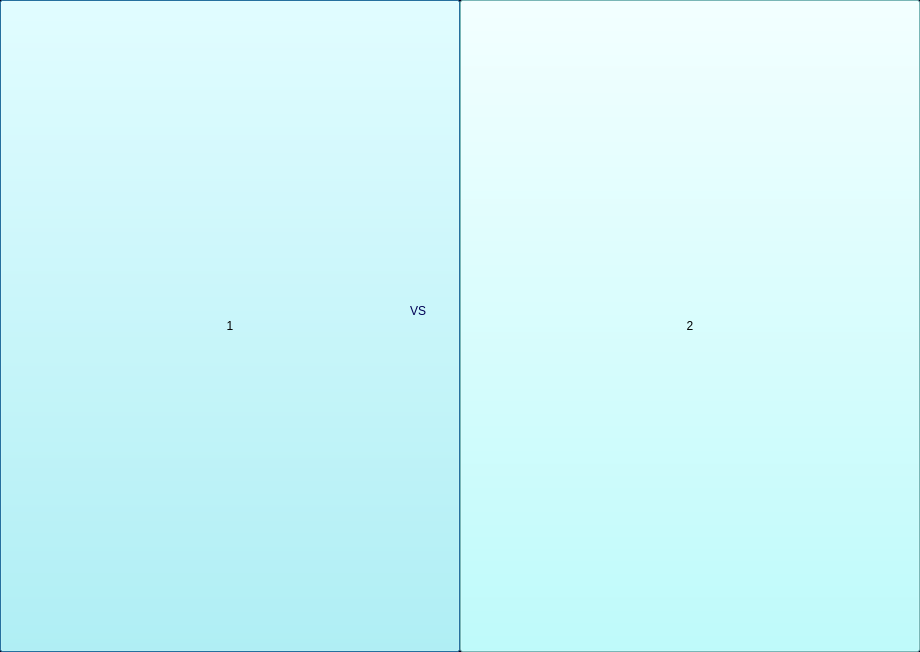
<?xml version="1.0" encoding="UTF-8"?>
<ui version="4.0">
 <class>Dialog</class>
 <widget class="QDialog" name="Dialog">
  <property name="geometry">
   <rect>
    <x>0</x>
    <y>0</y>
    <width>920</width>
    <height>652</height>
   </rect>
  </property>
  <property name="windowTitle">
   <string>Dialog</string>
  </property>
  <property name="styleSheet">
   <string notr="true">background-color: rgb(0, 0, 31);</string>
  </property>
  <widget class="QPushButton" name="Button_1">
   <property name="geometry">
    <rect>
     <x>0</x>
     <y>0</y>
     <width>460</width>
     <height>652</height>
    </rect>
   </property>
   <property name="styleSheet">
    <string notr="true">background-color: rgb(170, 255, 255);</string>
   </property>
   <property name="text">
    <string>1</string>
   </property>
  </widget>
  <widget class="QPushButton" name="Button_2">
   <property name="geometry">
    <rect>
     <x>460</x>
     <y>0</y>
     <width>460</width>
     <height>652</height>
    </rect>
   </property>
   <property name="styleSheet">
    <string notr="true">background-color: rgb(170, 255, 255);</string>
   </property>
   <property name="text">
    <string>2</string>
   </property>
  </widget>
  <widget class="QLabel" name="label">
   <property name="geometry">
    <rect>
     <x>410</x>
     <y>270</y>
     <width>101</width>
     <height>81</height>
    </rect>
   </property>
   <property name="minimumSize">
    <size>
     <width>101</width>
     <height>81</height>
    </size>
   </property>
   <property name="styleSheet">
    <string notr="true">font: 72pt &quot;Impact&quot;;
background-color: rgba(255, 255, 255, 0);
color: rgb(0, 0, 84);</string>
   </property>
   <property name="text">
    <string>VS</string>
   </property>
  </widget>
 </widget>
 <resources/>
 <connections/>
</ui>
